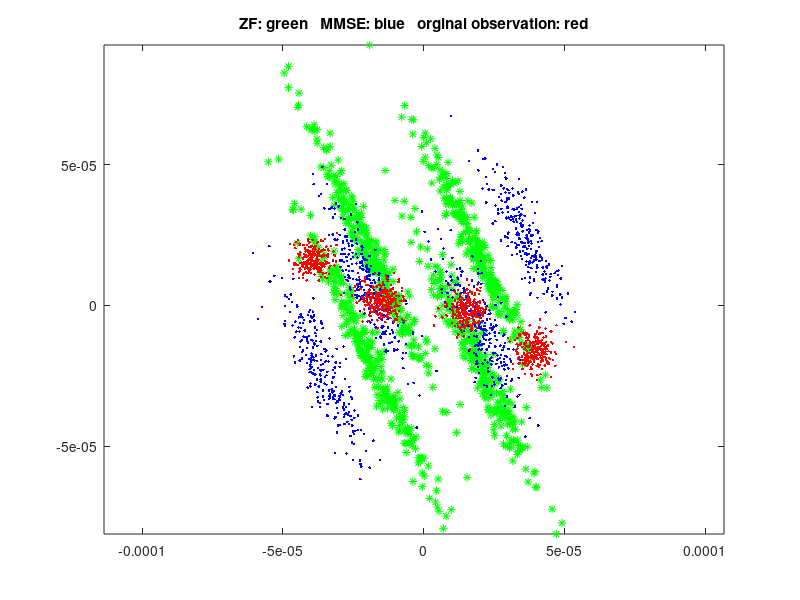
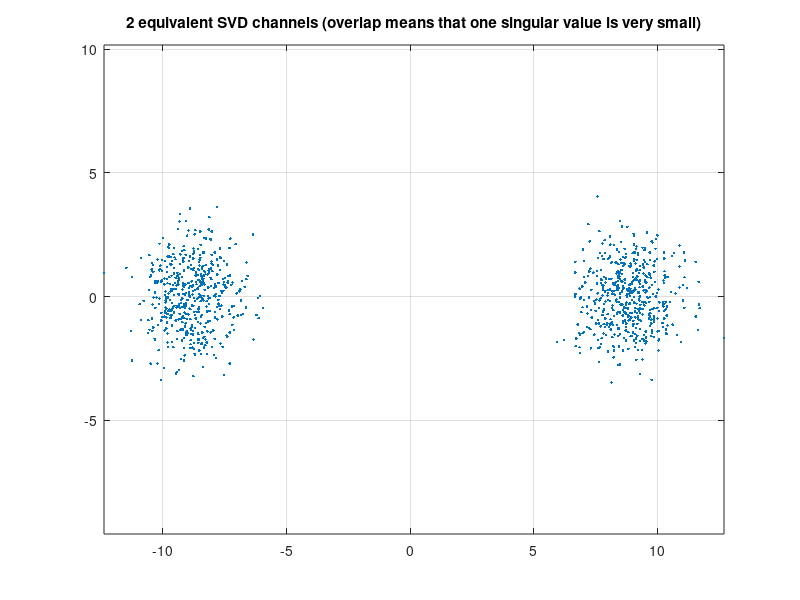

These charts were generated, in order, by the following MATLAB code:
clear all;
close all;

% note every time you run, you will get a new channel and new figures.
% Sometime the channel will be good, sometime bad

% example of equalization
Mt=2;                       % plotting will only work for Mt = 2
Mr=2;                       % this you can set how you want
rho=50;                     % SNR
H=randn(Mr,Mt);             % the Mr x Mt MIMO channel 

QZF=inv(H'*H)*H';           % ZF equalizer 
QMMSE=inv(H'*H+eye(2)/rho)*H';  % MMSE equalizer 
[U,S,V]=svd(H);             % SVD 

sigma=diag(S);
singularValues=sigma(1:min(Mt,Mr))         % singular values of usable channels


N=1000;                     % number of Monte Carlo runs

for k=1:N
    x=2*round(rand(Mt,1))-1;    % BPSK data
    n=randn(Mr,1);              % AWGN
    
    % for CSIR        
    y(:,k)=sqrt(rho)*H*x+n;
    zZF(:,k)=QZF*y(:,k);
    zMMSE(:,k)=QMMSE*y(:,k);
    
    % for CSIT   
    x_precoded=sqrt(rho)*V*x;
    y_ch=H*x_precoded + n;
    y_shaped=U'*y_ch;
    ySVD(:,k)=y_shaped(1:min(Mt,Mr));   % since only the first Mt streams can be used   
end

% scale the outputs to make them fit in one plot
y=y./norm(y)/N;
zZF=zZF./norm(zZF)/N;
zMMSE=zMMSE./norm(zMMSE)/N;

if (Mt<=2)
    plot(zZF(1,:),zZF(2,:),'g*',zMMSE(1,:),zMMSE(2,:),'b.',y(1,:),y(2,:),'r.')
    axis equal
    title('ZF: green   MMSE: blue   orginal observation: red')
    figure
    plot(ySVD(1,:),ySVD(2,:),'.')
    grid
    axis equal
    title('2 equivalent SVD channels (overlap means that one singular value is very small)')    
end